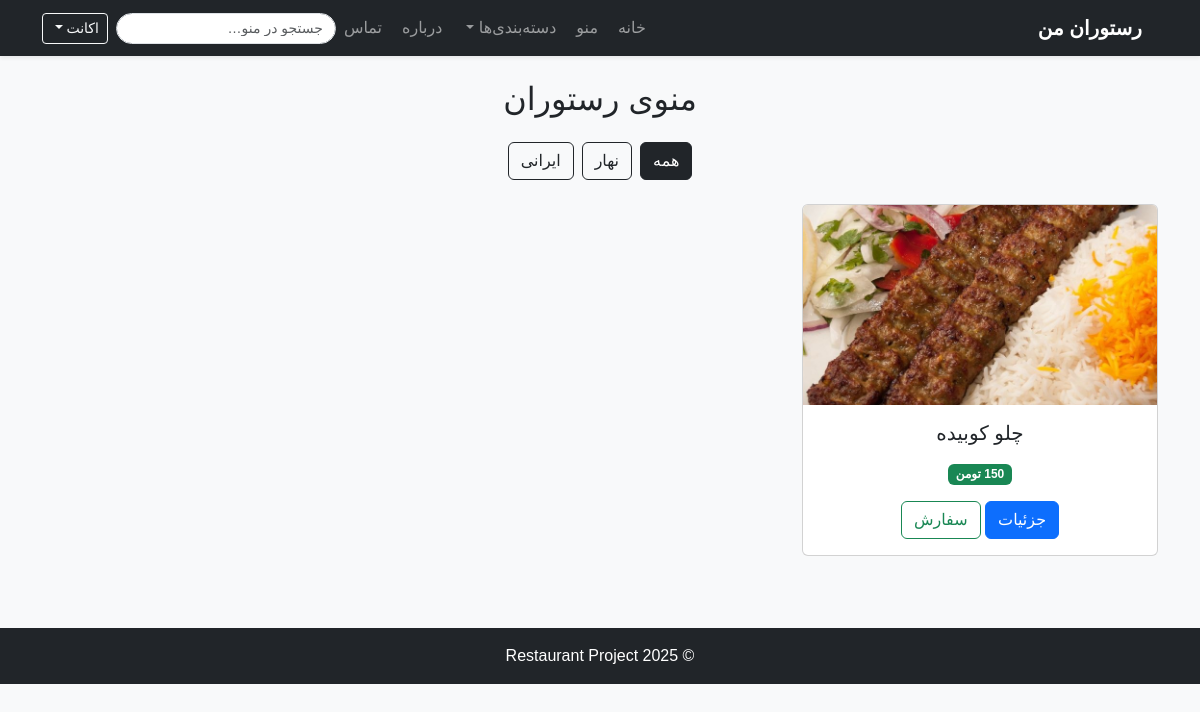
The page /menu/ (signed in) on the database its author committed.
### app/models.py (models this page shows, shortened)
class FoodType(models.Model):
    title = models.CharField(max_length=255)

class Food (models.Model):
    name = models.CharField(max_length=255)
    ingredients = models.CharField(max_length=255, blank=True)
    weight = models.PositiveIntegerField(null=True, blank=True)
    description = models.TextField(blank=True)
    old_price = models.PositiveBigIntegerField(null=True, blank=True)
    price = models.PositiveBigIntegerField()
    image = models.ImageField(upload_to="foods/", null=True, blank=True)
    food_types = models.ManyToManyField(to=FoodType)

### app/views.py (the view)
# urls.py: path("menu/", views.Menu.as_view(), name="menu"),
class Menu(generic.ListView):
    model = Food
    context_object_name = "foods"
    template_name = "menu.html"
    def get_queryset(self):
        qs = Food.objects.all().prefetch_related("food_types")
        type_title = self.kwargs.get("type_title")
        if type_title:
            qs = qs.filter(food_types__title=type_title)
        q = self.request.GET.get("q")
        if q:
            qs = qs.filter(name__icontains=q)
        return qs.distinct()
    def get_context_data(self, **kwargs):
        context = super().get_context_data(**kwargs)
        context["food_types"] = FoodType.objects.all()
        context["active_type"] = self.kwargs.get("type_title")
        return context

### templates/menu.html (shortened to what this page needs)
{% extends 'base.html' %}
{% block content %}
<h2 class="mb-4 text-center">منوی رستوران</h2>
<div class="d-flex flex-wrap gap-2 mb-4 justify-content-center">
  <a class="btn btn-outline-dark {% if not active_type %}active{% endif %}" href="{% url 'menu' %}">همه</a>
  {% for t in food_types %}
    <a class="btn btn-outline-dark {% if active_type == t.title %}active{% endif %}"
       href="{% url 'menu_by_type' t.title %}">
      {{ t.title }}
    </a>
  {% endfor %}
</div>
<div class="row">
  {% for food in foods %}
    <div class="col-md-4 mb-4">
      <div class="card h-100">
        {% if food.image %}
          <img src="{{ food.image.url }}" class="card-img-top" alt="{{ food.name }}">
        {% else %}
          <img src="https://via.placeholder.com/300x200?text={{ food.name }}" class="card-img-top" alt="{{ food.name }}">
        {% endif %}
        <div class="card-body text-center">
          <h5 class="card-title">{{ food.name }}</h5>
          <span class="badge bg-success">{{ food.price }} تومن</span>
          <div class="mt-3">
            <a class="btn btn-primary" href="{% url 'detail' food.pk %}">جزئیات</a>
            <a class="btn btn-outline-success" href="{% url 'order' food.pk %}">سفارش</a>
          </div>
        </div>
      </div>
    </div>
  {% empty %}
    <p class="text-center text-muted">آیتمی برای نمایش وجود ندارد.</p>
  {% endfor %}
</div>
{% endblock %}

### static/css/styles.css (style rules this page uses)
body { font-family: sans-serif; background-color: #f8f9fa; }
.card img { height: 200px; object-fit: cover; }

### rows shown on the page
FoodType: title "نهار"
FoodType: title "ایرانی"
Food: image (picture), name "چلو کوبیده", price "150"
